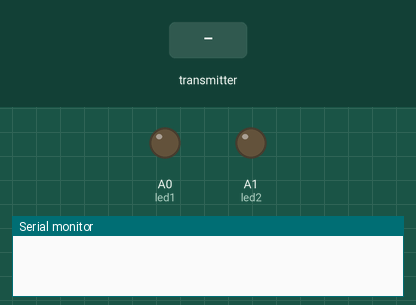
Recording of a sketch running on a simulated Arduino Uno, built with avr-gcc and run on an emulated ATmega328P. Parts: output pins drawn as LEDs (lit = HIGH), the last lines printed to the serial monitor. The test bench sets the inputs (shaded band). No radio packets arrive unless stated.

Above: at 1.2 s.
1.3 s: the transmitter starts sending buttonState = 1
At 2.2 s:
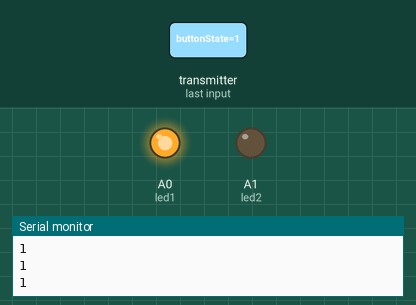
2.8 s: the transmitter starts sending buttonState = 0
At 3.4 s:
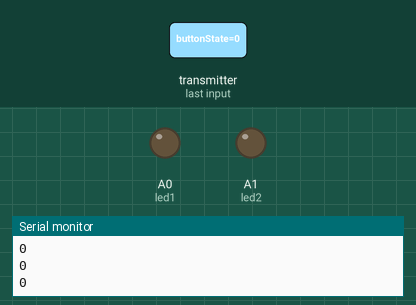
Timing chart, 0 to 5.8 s (numbered marks = the images above; inputs shaded):
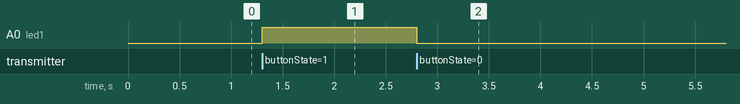

Measured:
- after the input at 1.3 s, A0 (led1): LOW → HIGH at once
- after the input at 2.8 s, A0 (led1): HIGH → LOW at once

The sketch:

NRF24L01_Receiver_Relay.ino
```cpp
#include <SPI.h>
#include <nRF24L01.h>
#include <RF24.h>

#define led1 A0
#define led2 A1

int buttonState = 0;

RF24 radio(9, 8); // CE, CSN
const byte address[6] = "00002";


void setup() {
  Serial.begin(9600);
  pinMode(led1, OUTPUT);
  pinMode(led2, OUTPUT);
  digitalWrite(led1, LOW);
  digitalWrite(led2, LOW);
  radio.begin();
  radio.openReadingPipe(0, address);
  radio.setPALevel(RF24_PA_MIN);
}
void loop() {
  radio.startListening();
  while (!radio.available());
  radio.read(&buttonState, sizeof(buttonState));
  Serial.println(buttonState);

  if (buttonState == 1) {
    digitalWrite(led1, HIGH);
  }
  else  if (buttonState == 0) {
    digitalWrite(led1, LOW);
  }
  else if (buttonState == 3) {
    digitalWrite(led2, HIGH);
  }
  else  if (buttonState == 2) {
    digitalWrite(led2, LOW);
  }
}
```
